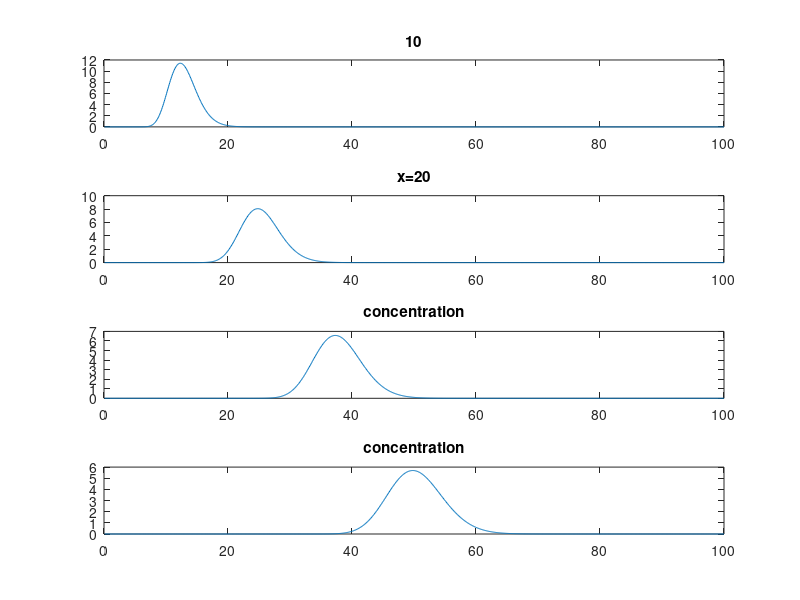

This chart was generated by the following MATLAB code:
t = 0:0.1:100;
u=0.8;
D=0.123;
M=50;
x1 = 10;
x2 = 20;
x3 = 30;
x4 = 40;
C1 = (M./(2*sqrt((D*pi).*t))).*exp(-(x1-u*t).^2./((D*4).*t));
C2 = (M./(2*sqrt((D*pi).*t))).*exp(-(x2-u*t).^2./((D*4).*t));
C3 = (M./(2*sqrt((D*pi).*t))).*exp(-(x3-u*t).^2./((D*4).*t));
C4 = (M./(2*sqrt((D*pi).*t))).*exp(-(x4-u*t).^2./((D*4).*t));
subplot(4,1,1); plot(t,C1);title([x1]);
subplot(4,1,2); plot(t,C2);title('x=20');
subplot(4,1,3); plot(t,C3);title('concentration');
subplot(4,1,4); plot(t,C4);title('concentration');

fid=fopen('C1.txt','wt');
fprintf(fid,'%g, ',C1);
fclose(fid);

fid=fopen('C2.txt','wt');
fprintf(fid,'%g, ',C2);
fclose(fid);

fid=fopen('C3.txt','wt');
fprintf(fid,'%g, ',C3);
fclose(fid);

fid=fopen('C4.txt','wt');
fprintf(fid,'%g, ',C4);
fclose(fid);